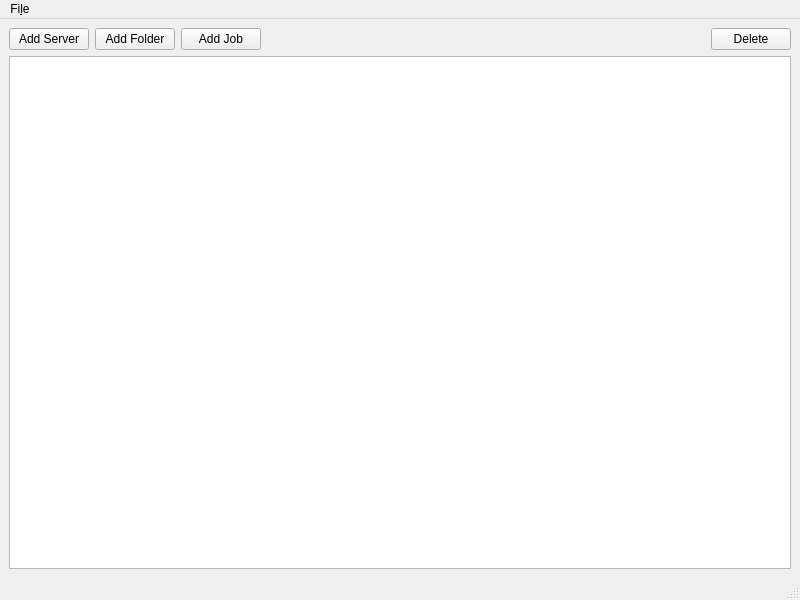
<?xml version="1.0" encoding="UTF-8"?>
<ui version="4.0">
 <class>MainWindow</class>
 <widget class="QMainWindow" name="MainWindow">
  <property name="geometry">
   <rect>
    <x>0</x>
    <y>0</y>
    <width>800</width>
    <height>600</height>
   </rect>
  </property>
  <property name="windowTitle">
   <string>Germanium Build Watcher</string>
  </property>
  <widget class="QWidget" name="centralwidget">
   <layout class="QHBoxLayout" name="horizontalLayout_2">
    <item>
     <widget class="QSplitter" name="splitter">
      <property name="frameShape">
       <enum>QFrame::NoFrame</enum>
      </property>
      <property name="frameShadow">
       <enum>QFrame::Raised</enum>
      </property>
      <property name="orientation">
       <enum>Qt::Horizontal</enum>
      </property>
      <widget class="QWidget" name="layoutWidget">
       <layout class="QVBoxLayout" name="verticalLayout">
        <item>
         <layout class="QHBoxLayout" name="horizontalLayout">
          <item>
           <widget class="QPushButton" name="add_server_button">
            <property name="text">
             <string>Add Server</string>
            </property>
            <property name="iconSize">
             <size>
              <width>24</width>
              <height>24</height>
             </size>
            </property>
           </widget>
          </item>
          <item>
           <widget class="QPushButton" name="add_folder_button">
            <property name="text">
             <string>Add Folder</string>
            </property>
            <property name="iconSize">
             <size>
              <width>24</width>
              <height>24</height>
             </size>
            </property>
           </widget>
          </item>
          <item>
           <widget class="QPushButton" name="add_job_button">
            <property name="text">
             <string>Add Job</string>
            </property>
            <property name="iconSize">
             <size>
              <width>24</width>
              <height>24</height>
             </size>
            </property>
           </widget>
          </item>
          <item>
           <spacer name="horizontalSpacer">
            <property name="orientation">
             <enum>Qt::Horizontal</enum>
            </property>
            <property name="sizeType">
             <enum>QSizePolicy::Expanding</enum>
            </property>
            <property name="sizeHint" stdset="0">
             <size>
              <width>40</width>
              <height>20</height>
             </size>
            </property>
           </spacer>
          </item>
          <item>
           <widget class="QPushButton" name="delete_item_button">
            <property name="text">
             <string>Delete</string>
            </property>
            <property name="iconSize">
             <size>
              <width>24</width>
              <height>24</height>
             </size>
            </property>
           </widget>
          </item>
         </layout>
        </item>
        <item>
         <widget class="QTreeView" name="treeView">
          <property name="sizePolicy">
           <sizepolicy hsizetype="Preferred" vsizetype="Expanding">
            <horstretch>0</horstretch>
            <verstretch>0</verstretch>
           </sizepolicy>
          </property>
          <property name="uniformRowHeights">
           <bool>true</bool>
          </property>
         </widget>
        </item>
       </layout>
      </widget>
     </widget>
    </item>
    <item>
     <layout class="QVBoxLayout" name="current_view"/>
    </item>
   </layout>
  </widget>
  <widget class="QMenuBar" name="menubar">
   <property name="geometry">
    <rect>
     <x>0</x>
     <y>0</y>
     <width>800</width>
     <height>26</height>
    </rect>
   </property>
   <widget class="QMenu" name="menuFile">
    <property name="title">
     <string>Fi&amp;le</string>
    </property>
    <addaction name="menu_minimize_to_tray_action"/>
    <addaction name="separator"/>
    <addaction name="menu_exit_action"/>
   </widget>
   <addaction name="menuFile"/>
  </widget>
  <widget class="QStatusBar" name="statusbar"/>
  <action name="menu_exit_action">
   <property name="text">
    <string>Exit</string>
   </property>
  </action>
  <action name="menu_minimize_to_tray_action">
   <property name="text">
    <string>Minimize to Tray</string>
   </property>
  </action>
 </widget>
 <resources/>
 <connections/>
</ui>
